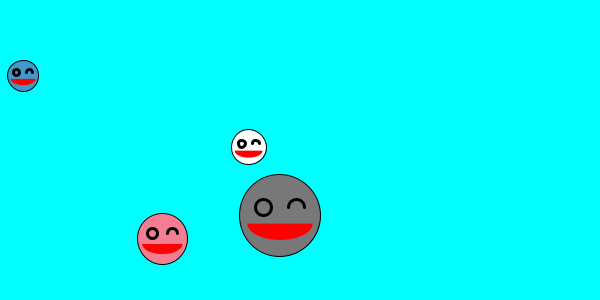
Frame 1 (no input)
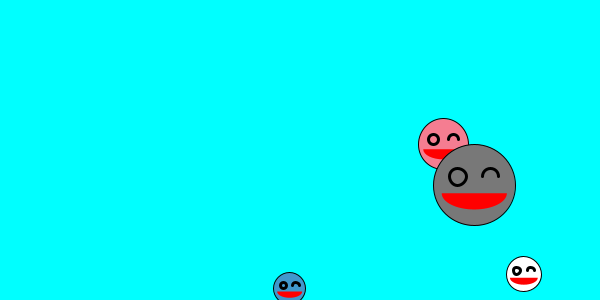
Frame 60 (the mouse pressed at the canvas centre just before this capture)
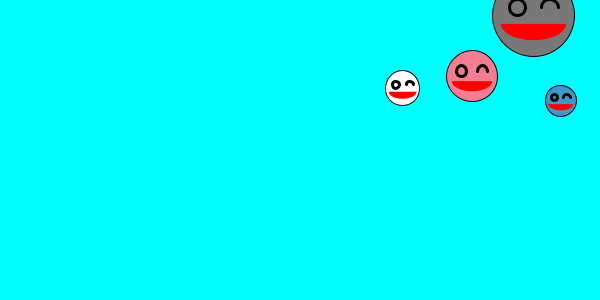
Frame 120 (the mouse held since frame 60 and released just before this capture)

The Processing sketch that drew these frames (run headless with seeded random() and noise(); from frame 60 on, the mouse is pressed at the canvas centre):

// Processing sketch: class_smile
// ── class_smile.pde
//  method 1: 3 smiles with class
smile []aa ;
void setup() {
  size(600, 300);
  
  aa = new smile[4];
  aa[0] = new smile (0);
  aa[0] = new smile (1);
  aa[0] = new smile (2);
  aa[0] = new smile (4);
  
  for (int i = 0 ; i < 4 ; i++){
    aa[i] = new smile (i);
  }
}
void draw() {
  background(0, 255, 255);
  for (int i = 0 ; i < 4 ; i++){
    aa[i].cam();
    aa[i].bodia();
  
  }

}
/*  3 smiles no function
 float a1, b1, c1, vx1, vy1;
 int oo1;
 float a2, b2, c2, vx2, vy2;
 int oo2;
 float a3, b3, c3, vx3, vy3;
 int oo3;
 
 void setup(){
 int ii=10;
 cc(ii);
 print(ii + " in setup( )\n");
 size(600,300);
 a1 = 150;
 b1 = 0;
 c1 = 50;
 oo1 = 2;
 vx1 = vy1 = 5;
 
 a2 = 150;
 b2 = 100;
 c2 = 50;
 oo2 = 3;
 vx2 = random(2,5);
 vy2 = random(2,5);
 
 a3 = 50;
 b3 = 100;
 c3 = 50;
 oo3 = 1;
 vx3 = 0;
 vy3 = random(2,5);
 }
 void cc(int dd){
 dd = 2*dd;
 print(dd + " in cc( )\n");
 }
 void draw(){
 background(0,255,255);
 b1 += vy1;
 a1 += vx1;
 smile(a1,b1,c1,oo1);
 if(b1 > height || b1 < 0) vy1 = -vy1;
 if(a1 > width || a1 < 0) vx1 = -vx1;
 
 b2 += vy2;
 a2 += vx2;
 smile(a2,b2,c2,oo2);
 if(b2 > height || b2 < 0) vy2 = -vy2;
 if(a2 > width || a2 < 0) vx2 = -vx2;
 
 b3 += vy3;
 a3 += vx3;
 smile(a3,b3,c3,oo3);
 if(b3 > height || b3 < 0) vy3 = -vy3;
 if(a3 > width || a3 < 0) vx3 = -vx3;
 }*/
/*  1 smile
 float a, b, c, vx, vy;
 int oo;
 
 void setup(){
 size(600,300);
 a = 150;
 b = 0;
 c = 50;
 oo = 2;
 vx = vy = 5;
 }
 void draw(){
 background(0,255,255);
 b += vy;
 a += vx;
 smile(a,b,c,oo);
 if(b > height || b < 0) vy = -vy;
 if(a > width || a < 0) vx = -vx;
 }*/

// ── smile_class.pde
class smile {
  // constructor: initialization
  smile() {
    x = y = d = 100;
    vx = vy = 3;
  }
  smile(int g){
    x = random(width);
    y = random(height);
    d = random(30,100); 
    vx = random(3,5); vy = random(3,5); 
    op = g;
  }
  smile(float a, float b, int g){
    vx = a; vy = b; d = 100; 
    x = width/2;
    y = height/2;
    op = g;
  }
  // member data
  float x, y, vx, vy, d;
  int op;
  // member functions
  void cam() {
    y += vy;
    x += vx;
    if (y > height || y < 0) vy = -vy;
    if (x > width || x < 0) vx = -vx;
  }
  void bodia() {
    if (op == 0) fill(255); // white
    else if (op == 1) fill(65,152, 204); 
    else if (op == 2) fill(245,125,145); 
    else fill(120); // gray
    circle(x, y, d);  // face
    strokeWeight(3);
    circle(x-0.2*d, y-0.1*d, 0.2*d); // left eye
    noFill();
    arc(x+0.2*d, y-0.1*d, 0.2*d, 0.2*d, PI, 2*PI); // right eye
    fill(255, 0, 0);
    noStroke();
    arc(x, y+0.1*d, 0.8*d, 0.4*d, 0, PI); // mouth
    fill(255);    // return to default state
    strokeWeight(1); // return to default state
    stroke(0);
  }
}
